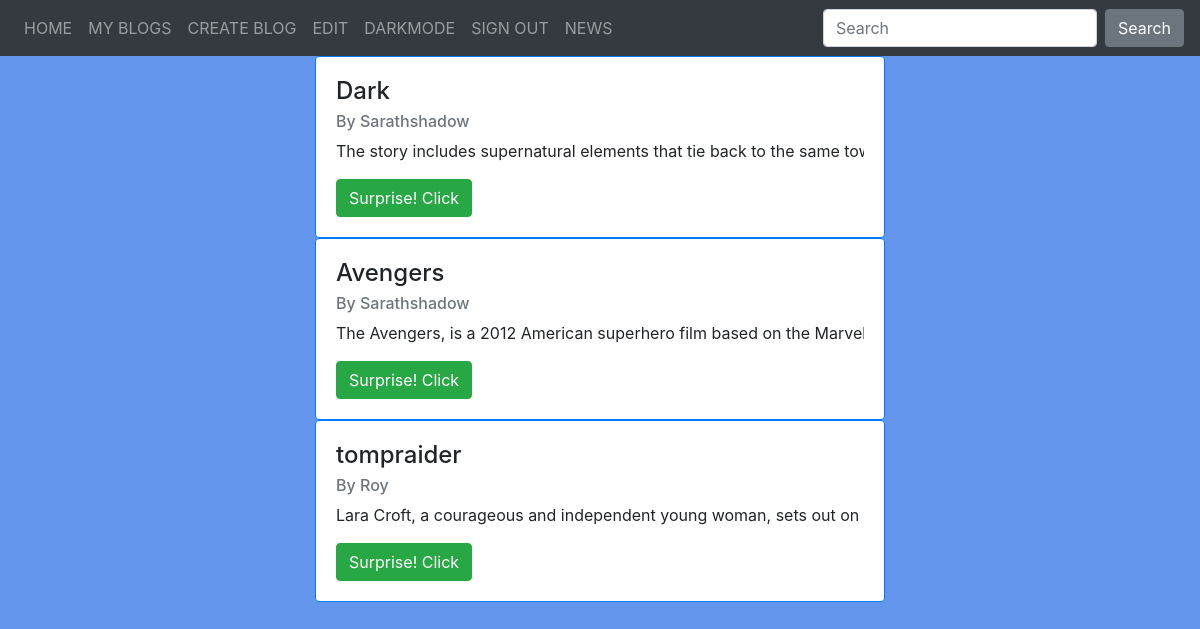
Before: /accounts/home/ (signed in) with the older database file.
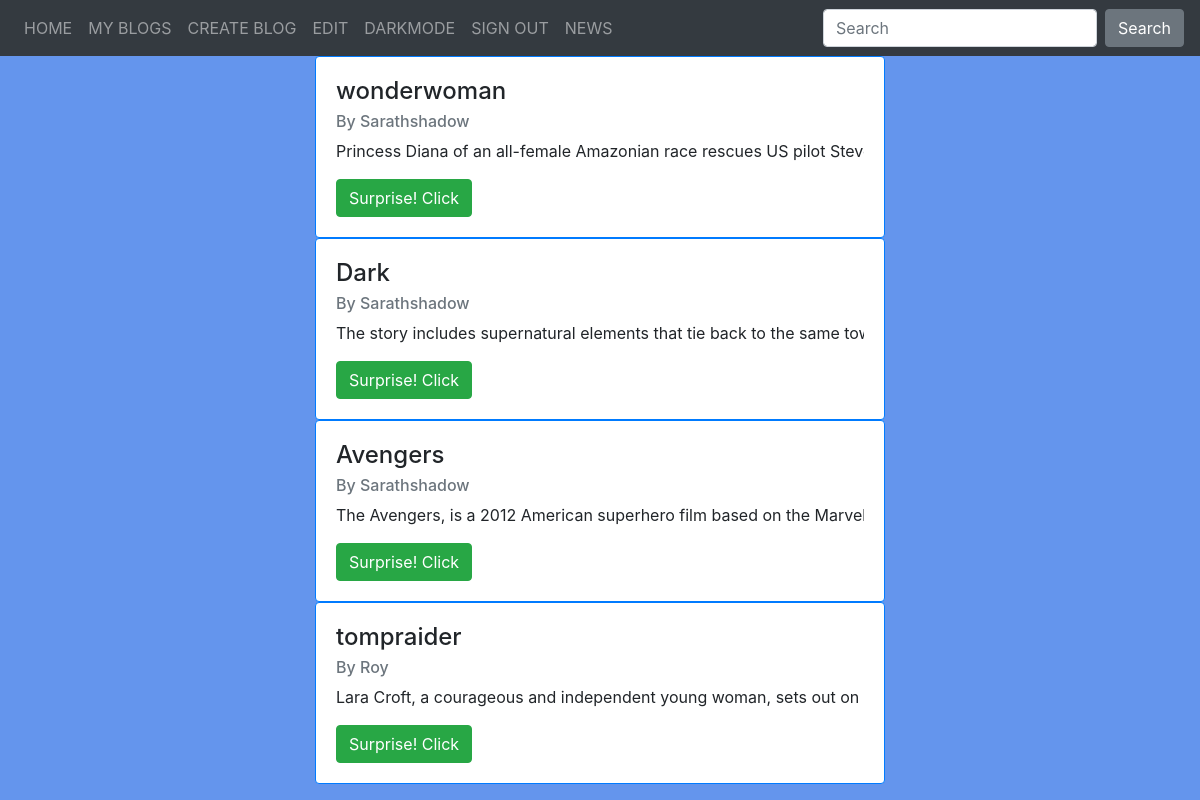
After: the same page with the newer database file.
### accounts/models.py (models this page shows)
class Blogs(models.Model):
    user=models.ForeignKey(UserAccounts,on_delete=models.CASCADE)
    image=models.ImageField(upload_to='media/blog_img/',default="media/blog_img/img.jpg")
    title=models.CharField(max_length=100)
    body=models.TextField()
    created_at=models.DateTimeField(auto_now_add=True)

class UserAccounts(AbstractUser):
    phone=models.IntegerField(null=True)

### accounts/views.py (the view)
# urls.py: path('home/',views.home_page),
@login_required(login_url="/accounts/login/")
def home_page(request):
    blogs=Blogs.objects.all()[::-1]
    return render(request,'Home.html',{'blogs':blogs})

### accounts/templates/Home.html
{% extends 'navbar.html' %}
{% block content %}
<div class="container col-6">
{% for blog in blogs %}
    <div class="card border-primary">
        <div class="card-body">
            <h4 class="card-title">{{ blog.title }}</h4>
            <h6 class="card-subtitle mb-2 text-muted">By {{ blog.user | title }}</h6>
            <p class="card-text" style="width: 250;white-space: nowrap;overflow: hidden">{{ blog.body }}</p>
            <a href="/accounts/detail/{{blog.id}}/" class="card-link btn btn-success">Surprise! Click</a>
        </div>
    </div>
{% endfor %}
</div>
{% endblock %}

Changed rows visible on the page:
added Blogs: title "wonderwoman", user "Sarathshadow", body "Princess Diana of an all-female Amazonian race rescues US pilot…"
